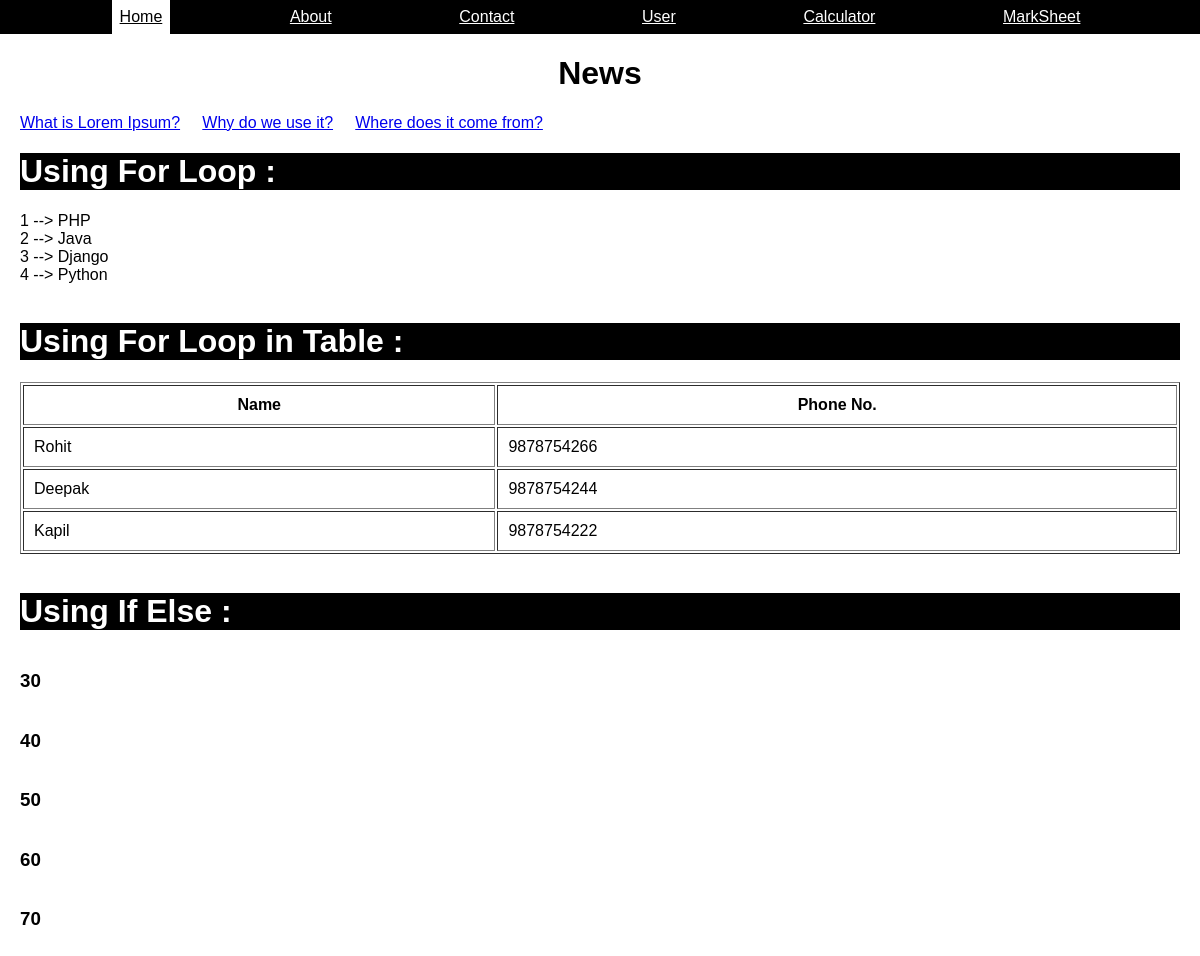
The page / on the database its author committed.
### news/models.py (models this page shows)
class News(models.Model):
    news_title=models.CharField(max_length=100)
    news_desc=HTMLField()

### learn_dj/views.py (the view)
# urls.py: path('', views.homePage, name="home"),
def homePage(request):
    news_data=News.objects.all()
    data = {
        'title' : 'Django Test',
        'bdata' : 'Welcome to the Django Testing.',
        'clist' : [ 'PHP', 'Java', 'Django', 'Python' ],
        'numbers' : [10,20,30,40,50,60,70],
        'student_details' : [
            { 'name' : 'Rohit', 'phone' : 9878754266},
            { 'name' : 'Deepak', 'phone' : 9878754244},
            { 'name' : 'Kapil', 'phone' : 9878754222}
        ],
        'news_data' : news_data
    }
    return render(request, "index.html", data)

### templates/index.html (shortened to what this page needs)
{% extends "base.html" %}
    {% block content %}
    <link rel="stylesheet" href="/static/css/main.css" />
  </head>
  <body>
    <div class="main-body">
      <h1 class="news-title">News</h1>
      <marquee onmouseover="stop()" onmouseout="start()">
        {% for news in news_data %}
          <a href="/newsDetails/{{news.id}}">{{news.news_title}}</a> &nbsp;&nbsp;&nbsp;
        {% endfor %}
      </marquee>
      <h1>Using For Loop :</h1>
      {% for n in clist %}
      <div id="list_lang">{{forloop.counter}} --> {{n}}</div>
      {% endfor %}
      <br />
      <h1>Using For Loop in Table :</h1>
      <table border="1" cellpadding="10px">
        <tr>
          <th>Name</th>
          <th>Phone No.</th>
        </tr>
        {% for d in student_details %}
        <tr>
          <td>{{d.name}}</td>
          <td>{{d.phone}}</td>
        </tr>
        {% endfor %}
      </table>
      <br />
      <h1>Using If Else :</h1>
      {% if numbers|length > 0 %} {% for n in numbers %} {% if n > 20 %}
      <h3>{{n}}</h3>
      {% endif %} {% endfor %} {% else %}
      <h3>No Data Found</h3>
      <br />
      {% endif %}
      <br />
      {% endblock %}

### static/css/main.css (style rules this page uses)
body { font-family: Arial, Helvetica, sans-serif; margin: 0; }
.main-body { display: flex; margin-left: 20px; margin-right: 20px; flex-direction: column; }
h1 { background-color: black; color: white; }
.news-title { align-self: center; color: black; background: none; }

### rows shown on the page
News: news_title "What is Lorem Ipsum?"
News: news_title "Why do we use it?"
News: news_title "Where does it come from?"

### other values the page prints
{{ n }} "PHP" "Java" "Django" "Python"
{{ d.name }} "Rohit" "Deepak" "Kapil"
{{ d.phone }} "9878754266" "9878754244" "9878754222"
{{ n }} "30" "40" "50" "60" "70"
